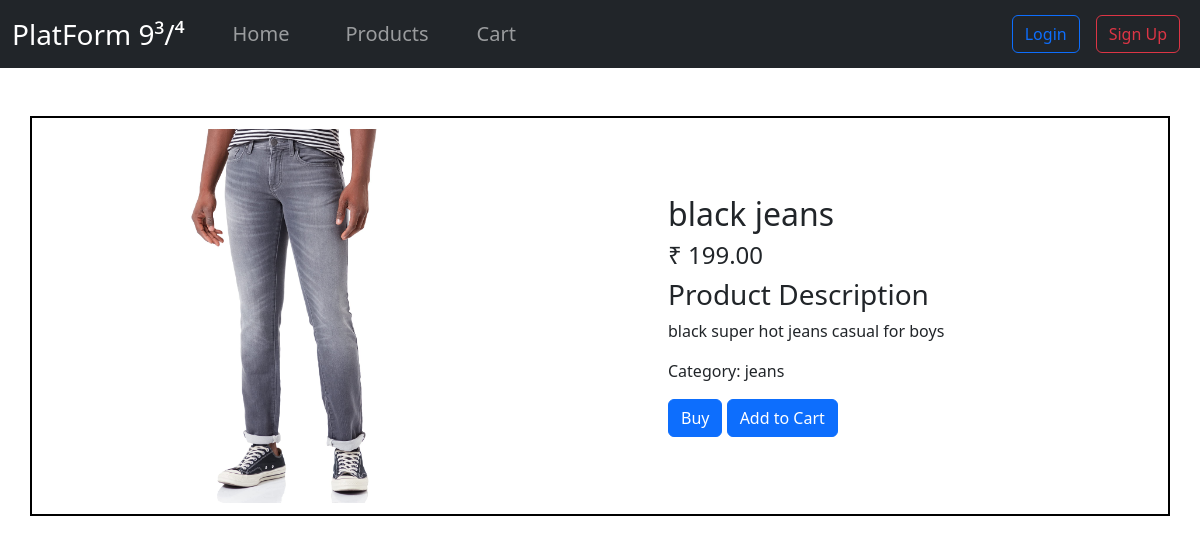
Screenshot of /products/2/ with the database file from the repository.
### home/models.py (models this page shows, shortened)
class Products(models.Model):
    product_id = models.AutoField(primary_key=True)
    name = models.CharField(max_length=255)
    image=models.ImageField(default='/static/images/jeans.jpg',upload_to='products_img')
    price = models.DecimalField(max_digits=10, decimal_places=2)
    stock_quantity = models.IntegerField()
    description = models.TextField()
    category = models.ForeignKey(Categories, on_delete=models.CASCADE)

class Categories(models.Model):
    category_id = models.AutoField(primary_key=True)
    name = models.CharField(max_length=255)
    def __str__(self):
        return self.name

### home/views.py (the view)
# urls.py: path('products/<int:pk>/', views.item,name='item'),
def item(request,pk):
    obj=Products.objects.filter(product_id=pk)
    return render(request,'item.html',{'obj':obj})

### home/templates/item.html
{% extends "base.html" %}
{% block content %}
<div class="container my-5" style="height: 50vh;border: 2px solid black;display: flex;align-items: center;justify-content: center;flex-direction: row;">
    {% for p in obj %}
        <div style="width: 18rem;margin-left: 8vw;">
            <img src="{{p.image.url}}" class="card-img-top" alt="...">
        </div>
        <div class="col" style="margin-left: 20vw;">
            <div class="">
                <h2>{{p.name}}</h2>
            </div>
            <div class="">
                <h4>₹ {{p.price}}</h4>
            </div>
            <div class="">
                <h3>Product Description</h3>
            </div>
            <div class="">
                <p>{{p.description}}</p>
            </div>
            <div class="">
                <p>Category: {{p.category}}</p>
            </div>
            <div>
                <button class="btn btn-primary" onclick="location.href='/buy/{{p.product_id}}'">Buy</button>
                <button class="btn btn-primary" onclick="location.href='/add_to_cart/{{p.product_id}}'">Add to Cart</button>
            </div>
        </div>
    {% endfor %}
</div>
{% endblock content %}

### rows the page displays
Products: image (picture), name "black jeans", price "199.00", description "black super hot jeans casual for boys", category "jeans"
